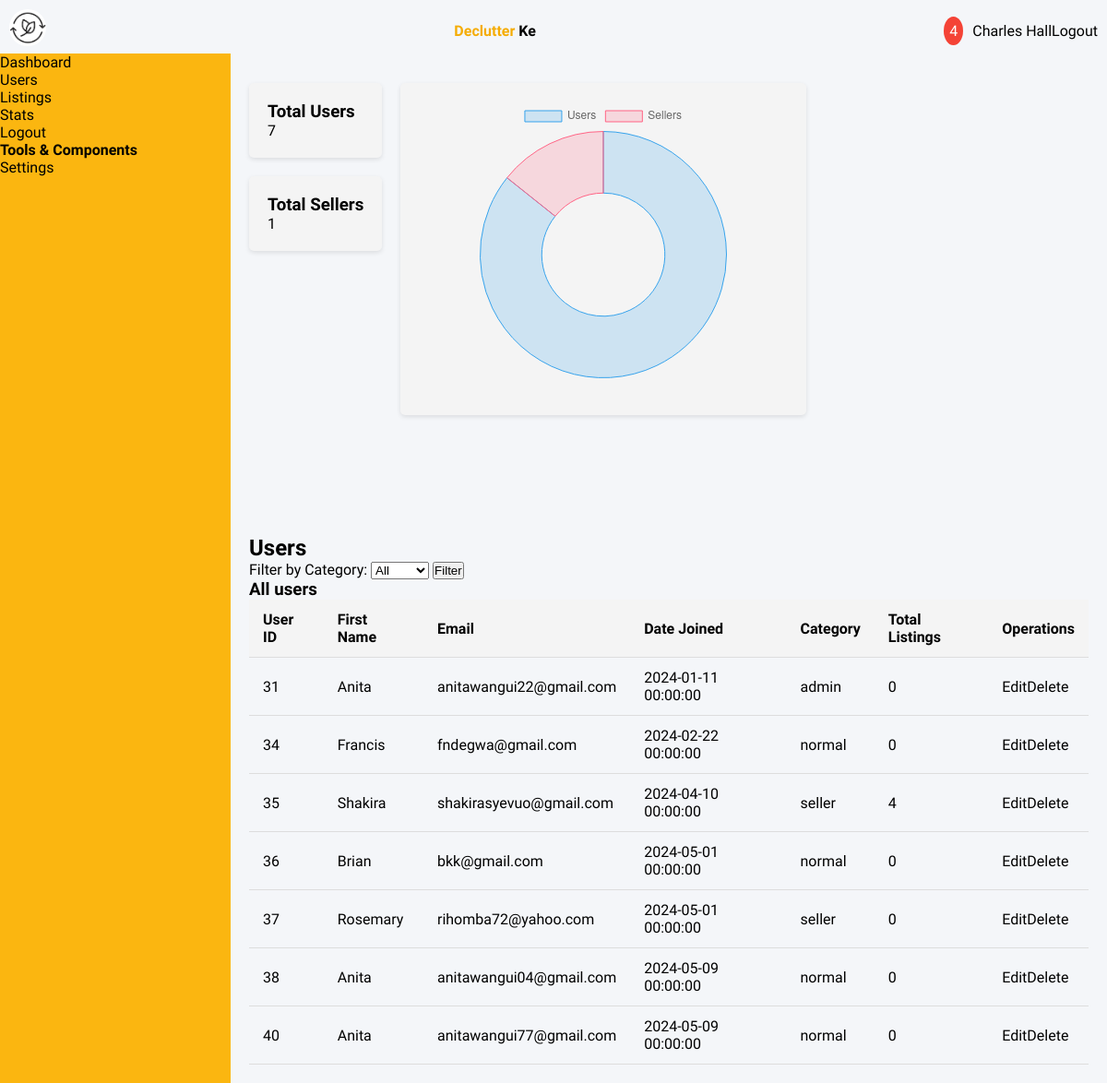
The page /users.php on the database its author committed.
### tables this page shows
CREATE TABLE `users` (
  `UserId` int(11) NOT NULL,
  `firstName` varchar(50) NOT NULL,
  `surname` varchar(50) NOT NULL,
  `email` varchar(100) NOT NULL,
  `password` varchar(255) NOT NULL,
  `role` int(11) NOT NULL DEFAULT 2,
  `date` datetime NOT NULL DEFAULT current_timestamp(),
  `category` enum('normal','seller','admin') NOT NULL DEFAULT 'normal'
);

### users.php (the view, shortened to what this page needs)
<?php
include "connection.php";
$sqlCountUsers = "SELECT COUNT(DISTINCT UserId) AS totalUsers FROM users";
$resultCountUsers = mysqli_query($con, $sqlCountUsers);
if ($resultCountUsers) {
    $rowCountUsers = mysqli_fetch_assoc($resultCountUsers);
    $totalUsers = $rowCountUsers['totalUsers'];
} else {
    $totalUsers = "Unknown";
}
$sqlCountUsersWithListings = "SELECT COUNT(DISTINCT l.seller_id) AS totalUsersWithListings
                              FROM listings l ";
$resultCountUsersWithListings = mysqli_query($con, $sqlCountUsersWithListings);
if ($resultCountUsersWithListings) {
    $row = mysqli_fetch_assoc($resultCountUsersWithListings);
    $totalUsersWithListings = $row['totalUsersWithListings'];
} else {
}
$selectedCategory = isset($_GET['category']) ? $_GET['category'] : 'All';
$sqlFetchUsers = "SELECT u.*, IFNULL(COUNT(l.listing_id), 0) AS totalListings
                FROM users u
                LEFT JOIN listings l ON u.UserId = l.seller_id ";
$sqlFetchUsers .= "GROUP BY u.UserId";
$resultFetchUsers = mysqli_query($con, $sqlFetchUsers);
?>
<!DOCTYPE html>
<html lang="en">
<head>
    <link rel="stylesheet" href="./css/admin.css">
</head>
<body>
    <header>
        <a href="index.php" class="logo">
            <img src="./images/declutterLogo.png" class="icon">
        </a>
        <b><span>Declutter</span> Ke</b>
        <div class="profile">
            <span class="notification">4</span>
            <div class="avatar">Charles Hall</div>
            <a href="logout.php"><i class="icon fa-solid fa-right-to-bracket "></i> Logout</a>
        </div>
    </header>
    <div class="container">
        <div class="side-bar">
            <nav>
                <ul>
                    <li><a class="nav-item active" href="admin.php">Dashboard</a>
                    <li><a class="nav-item" href="users.php">Users</a>
                    <li><a class="nav-item">Listings</a>
                    <li><a class="nav-item">Stats</a>
                    <li><a class="nav-item">Logout</a>
                </ul>
                <div class="tools">
                    <h4>Tools & Components</h4>
                    <ul>
                        <li><a href="#">Settings</a></li>
                    </ul>
                </div>
            </nav>
        </div>
        <div class="main-content">
        <div class="row">
                    <div class="col">
                        <div class="widget">
                            <h3>Total Users</h3>
                            <p><?php echo $totalUsers; ?></p>
                        </div>
                    </div>
                    <div class="col">
                        <div class="widget">
                            <h3>Total Sellers</h3>
                            <p><?php echo $totalUsersWithListings; ?></p>
                        </div>
                    </div>
                </div>
                <div class="widget">
                    <div class="chart-container">
                        <canvas id="sellersChart"></canvas>
                    </div>
                </div>
            </div>
        </div>
        <div class="main-content">
            <div class="container">
                <div class="row">
                    <div class="col">
                        <div class="card">
                            <div class="card-header">
                                <h2 class="display">Users</h2>
                            </div>
                            <div class="card-body">
                                <form method="GET">
                                    <label for="category">Filter by Category:</label>
                                    <select name="category" id="category">
                                        <option value="All" <?php if ($selectedCategory === 'All') echo 'selected'; ?>>All</option>
                                    </select>
                                    <button type="submit">Filter</button>
                                </form>
                            </div>
                            <div class="card-body">
                                <h3>All users</h3>
                                <table>
                                    <tr class="table-header">
                                        <th>User ID</th>
                                        <th>First Name</th>
                                        <th>Email</th>
                                        <th>Date Joined</th>
                                        <th>Category</th>
                                        <th>Total Listings</th>
                                        <th>Operations</th>
                                    </tr>
                                    <?php
                                    while ($row = mysqli_fetch_assoc($resultFetchUsers)) {
                                        $id = $row['UserId'];
                                    ?>
                                        <tr>
                                            <td><?= $id ?></td>
                                            <td><?php echo $row['firstName']; ?></td>
                                            <td><?php echo $row['email']; ?></td>
                                            <td><?php echo $row['date']; ?></td>
                                            <td><?php echo $row['category']; ?></td>
                                            <td><?php echo $row['totalListings']; ?></td>
                                            <td><a href="update.php?editId=<?= $id ?>" class="btn btn-primary">Edit</a><a href="delete.php?deleteid=<?= $id ?>" class="btn btn-danger">Delete</a></td>
                                        </tr>
                                    <?php
                                    }
                                    ?>
                                </table>
                            </div>
                        </div>
                    </div>
                </div>
            </div>
        </div>
    <script>
 // Chart.js configuration
 const totalUsers = <?php echo $totalUsers; ?>;
        const totalSellers = <?php echo $totalUsersWithListings; ?>;
        const sellersPercentage = (totalSellers / totalUsers) * 100;
        const ctx = document.getElementById('sellersChart').getContext('2d');
        const chart = new Chart(ctx, {
            type: 'doughnut',
            data: {
                labels: ['Users', 'Sellers'],
                datasets: [{
                    label: 'Users vs Sellers',
                    data: [totalUsers - totalSellers, totalSellers],
                    backgroundColor: [
                        'rgba(54, 162, 235, 0.2)',
                        'rgba(255, 99, 132, 0.2)'
                    ],
                    borderColor: [
                        'rgba(54, 162, 235, 1)',
                        'rgba(255, 99, 132, 1)'
                    ],
                    borderWidth: 1
                }]
            },
            options: {
                responsive: true,
                maintainAspectRatio: false,
                legend: {
                    position: 'top',
                },
                title: {
                    display: true,
                    text: 'Users vs Sellers'
                },
                animation: {
                    animateScale: true,
                    animateRotate: true
                }
            }
        });
    </script>
</body>
</html>

### css/admin.css (style rules this page uses)
* { margin: 0; padding: 0; box-sizing: border-box; }
a { color:#000; text-decoration: none; }
body { font-family: "Assistant", sans-serif;; background-color: #f4f6f9; display: flex; flex-direction: column; min-height: 100vh; }
header { padding: 10px; display: flex; justify-content: space-between; align-items: center; position: fixed; width: 100%; top:0; z-index: 1000; }
.logo { font-size: 24px; }
b { font-size: 1.4rem; display: block; text-align: center; font-size: 16px; color: #000; }
b span { color: #f5ac04; }
.icon { width: 40px; border-radius: 50%; }
.profile { display: flex; align-items: center; }
.notification { background-color: #f44336; color: #fff; border-radius: 50%; padding: 6px; margin-right: 10px; }
.container { display: flex; flex: 1; padding-top: 70px; }
.side-bar { background-color: #fbb610; width: 250px; position: fixed; top:58px; bottom: 0; overflow-y: auto; }
.main-content { padding: 20px; display: flex; flex-wrap: wrap; gap: 20px; flex: 1; overflow-y: auto; margin-left: 250px; }
.widget { background-color: #f4f4f4; border-radius: 5px; box-shadow: 0 2px 5px rgba(0, 0, 0, 0.1); margin-bottom: 20px; padding: 20px; height: max-content; }
.chart-container { width: 400px; height: 300px; margin-bottom: 20px; }
table { width: 100%; border-collapse: collapse; }
th, td { padding: 12px 15px; text-align: left; border-bottom: 1px solid #ddd; }
th { background-color: #f4f4f4; }

### rows shown on the page
users: UserId "31", firstName "Anita", email "anitawangui22@gmail.com", date "2024-01-11 00:00:00", category "admin", totalListings "0"
users: UserId "34", firstName "Francis", email "fndegwa@gmail.com", date "2024-02-22 00:00:00", category "normal", totalListings "0"
users: UserId "35", firstName "Shakira", email "shakirasyevuo@gmail.com", date "2024-04-10 00:00:00", category "seller", totalListings "4"
users: UserId "36", firstName "Brian", email "bkk@gmail.com", date "2024-05-01 00:00:00", category "normal", totalListings "0"
users: UserId "37", firstName "Rosemary", email "rihomba72@yahoo.com", date "2024-05-01 00:00:00", category "seller", totalListings "0"
users: UserId "38", firstName "Anita", email "anitawangui04@gmail.com", date "2024-05-09 00:00:00", category "normal", totalListings "0"
users: UserId "40", firstName "Anita", email "anitawangui77@gmail.com", date "2024-05-09 00:00:00", category "normal", totalListings "0"

### other values the page prints
$totalUsers "7"
$totalUsersWithListings "1"
chart data {{ $totalUsers }} 7
chart data {{ $totalUsersWithListings }} 1
